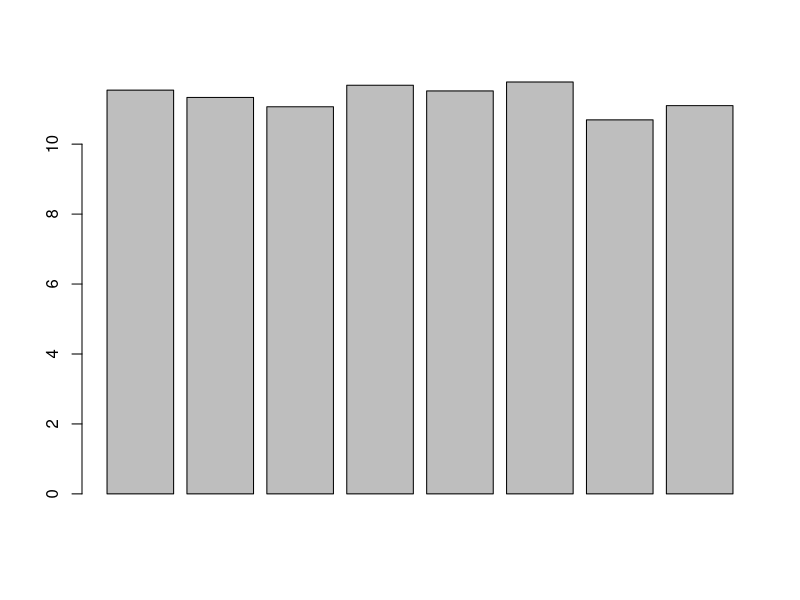
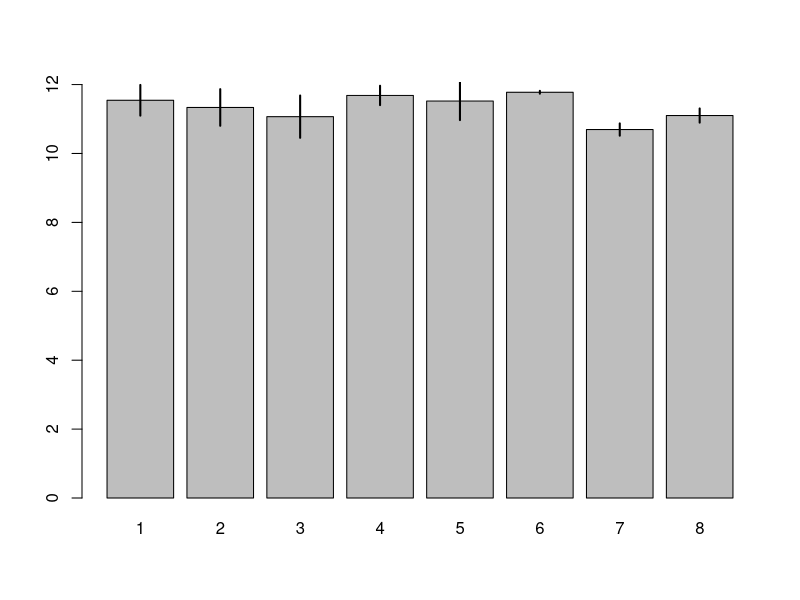

Source code (R) for these figures, in order:
##' Barplot with error bars
##'
##' Barplot with error bars, when the error bars (e.g., standard
##' error) have already been calculated.
##' @title barplot.se
##' @param ys Vector of heights for bars
##' @param upper Vector of upper limit
##' @param lower Vector of lower limit
##' @param lwd Line width (optional)
##' @param xlabs Labels for bars
##' @author Kevin Middleton
barplot.se <- function(ys, upper, lower, lwd = 1, xlabs){
  bp <- as.numeric(barplot(ys))
  ytop <- max(upper)
  barplot(ys, ylim = c(0, ytop), names.arg = xlabs)
  segments(bp, lower, bp, upper, lwd = lwd)
}

ys <- runif(8, 10, 12)
se <- runif(8)
upper <- ys + se
lower <- ys - se
barplot.se(ys, upper, lower, lwd = 2, xlabs = 1:8)
